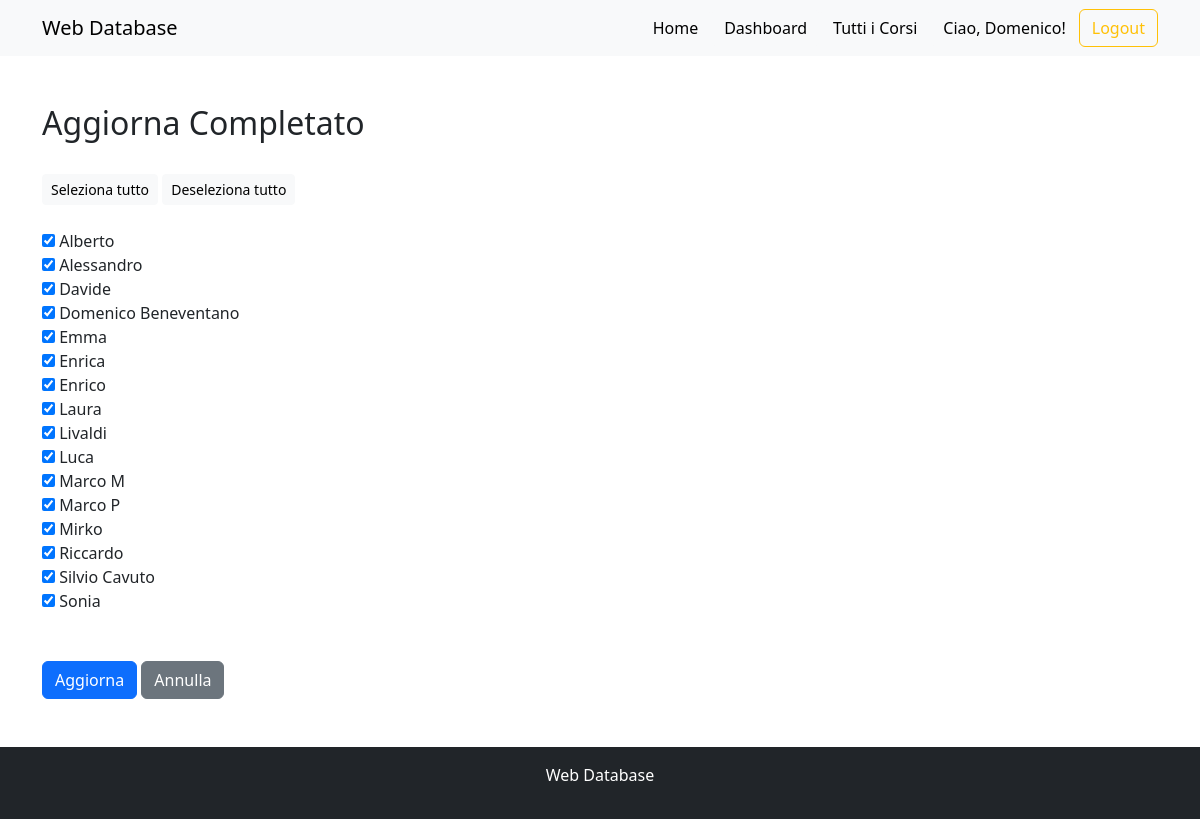
The app's page /courseupdate/314/completedupdate (signed in) with its own data.
### web_app/models.py (models this page shows, shortened)
class CustomUser(AbstractUser):
    USER_TYPE_CHOICES = (
        ('employee', 'Dipendente'),
        ('quality_manager', 'Quality Manager'),
    )
    user_type = models.CharField(max_length=20, choices=USER_TYPE_CHOICES)

### web_app/views.py (the view)
# urls.py: path('courseupdate/<int:pk>/completedupdate', views.planned_completed_update, name='completed_update'),
@quality_manager_required
def planned_completed_update(request, pk):
    users = CustomUser.objects.filter(Q(user_type='employee') | Q(user_type='quality_manager'))
    course = get_object_or_404(Course, pk=pk)
    if request.path.__contains__('planned'):
        current_state = 'planned'
        stato = 'Pianificato'
    else:
        current_state = 'completed'
        stato = 'Completato'
    users_in_attendance = Attendance.objects.filter(
        course=course, state=current_state
    ).values_list('user_id', flat=True)
    if request.method == "POST":
        form = UpdateAttendanceForm(request.POST)
        if form.is_valid():
            users_selected = form.cleaned_data['users']
            for user in users_selected:
                if not Attendance.objects.filter(
                    course=course, user=user, state=current_state
                ).exists():
                    Attendance.objects.create(
                        course=course, user=user, state=current_state
                    )
            for user_id in users_in_attendance:
                if user_id not in [user.id for user in users_selected]:
                    Attendance.objects.filter(
                        course=course, user_id=user_id, state=current_state
                    ).delete()
            messages.success(request, f'Utenti {current_state} modificati con successo!')
            return redirect('course_detail', pk=course.pk)
    else:
        form = UpdateAttendanceForm(initial={'users': users_in_attendance})
    return render(request, 'web_app/planned_completed_update.html', {'form': form, 'course': course, 'dipendenti': users, 'title': f'Aggiorna {stato}'})

### web_app/forms.py
class UpdateAttendanceForm(forms.Form):
    users = forms.ModelMultipleChoiceField(
        queryset=get_user_model().objects.all(),
        widget=forms.CheckboxSelectMultiple,
        required=False
    )

### web_app/templates/web_app/planned_completed_update.html (shortened to what this page needs)
{% extends 'base.html' %}
{% block content %}
  <h2>{{ title }}</h2>
<br>
  <form method="post">
    <div>
      <button type="button" class="btn btn-sm btn-light" onclick="selectAll()">Seleziona tutto</button>
      <button type="button" class="btn btn-sm btn-light" onclick="deselectAll()">Deseleziona tutto</button>
    </div>
<br>
    {% for field in form %}
      <div>
        <label for="{{ field.id_for_label }}">
          {% for user in dipendenti %}
            <input type="checkbox" name="{{ field.name }}" value="{{ user.id }}" id="user_{{ user.id }}" {% if user.id in field.value %} checked {% endif %}>
            {{ user.first_name }} {{ user.last_name }}<br>
          {% endfor %}
        </label>
      </div>
    {% endfor %}
  <br><br>
    <button type="submit" class="btn btn-primary">Aggiorna</button>
    <a href="{% url 'course_detail' course.pk %}" class="btn btn-secondary">Annulla</a>
  </form>
{% endblock %}

### templates/base.html (shortened to what this page needs)
<!DOCTYPE html>
<html lang="it">
<head>
    <link href="https://cdn.jsdelivr.net/npm/bootstrap@5.3.0/dist/css/bootstrap.min.css" rel="stylesheet">
    <link rel="stylesheet" href="https://cdn.jsdelivr.net/npm/flatpickr/dist/themes/airbnb.css">
</head>
<body class="d-flex flex-column min-vh-100">
    <nav class="navbar navbar-expand-lg navbar-light bg-light">
        <div class="container">
            <a class="navbar-brand" href="{% url 'home' %}">Web Database</a>
            <div class="collapse navbar-collapse" id="navbarNav">
                <ul class="navbar-nav ms-auto">
                    <li class="nav-item">
                        <a class="btn btn-light" href="{% url 'home' %}">Home</a>
                    </li>
                    {% if user.user_type == 'quality_manager' or user.is_superuser %}
                        <li class="nav-item">
                        <a class="btn btn-light" href="{% url 'dashboard' %}">Dashboard</a>
                        </li>
                    {% endif %}
                    <li class="nav-item">
                        <a class="btn btn-light" href="{% url 'courses' %}">Tutti i Corsi</a>
                    </li>
                    {% if user.is_authenticated %}
                        <li class="nav-item">
                            <a class="btn btn-light" href="{% url 'user_detail' user.id %}">Ciao, {{ user.first_name }}!</a>
                        </li>
                        <li class="nav-item">
                            <form method="POST" action="{% url 'logout' %}"> {% csrf_token %}
                                <button type="submit" class="btn btn-outline-warning">Logout</button>
                            </form>
                        </li>
                    {% endif %}
                </ul>
            </div>
        </div>
    </nav>
    <main class="container my-5 flex-grow-1">
        {% block content %}
        {% endblock %}
    </main>
    <footer class="bg-dark text-white text-center py-3 mt-auto">
        <p>Web Database  </p>
    </footer>
</body>
</html>

### templates/base.html (style rules this page uses)
html, body { height: 100%; }

### records on screen
CustomUser: first_name "Domenico", users "☑", last_name "Beneventano"
CustomUser: users "☑", first_name "Alberto"
CustomUser: users "☑", first_name "Alessandro"
CustomUser: users "☑", first_name "Davide"
CustomUser: users "☑", first_name "Emma"
CustomUser: users "☑", first_name "Enrica"
CustomUser: users "☑", first_name "Enrico"
CustomUser: users "☑", first_name "Laura"
CustomUser: users "☑", first_name "Livaldi"
CustomUser: users "☑", first_name "Luca"
CustomUser: users "☑", first_name "Marco", last_name "M"
CustomUser: users "☑", first_name "Marco", last_name "P"
CustomUser: users "☑", first_name "Mirko"
CustomUser: users "☑", first_name "Riccardo"
CustomUser: users "☑", first_name "Silvio", last_name "Cavuto"
CustomUser: users "☑", first_name "Sonia"

### other values on screen
{{ title }} "Aggiorna Completato"
